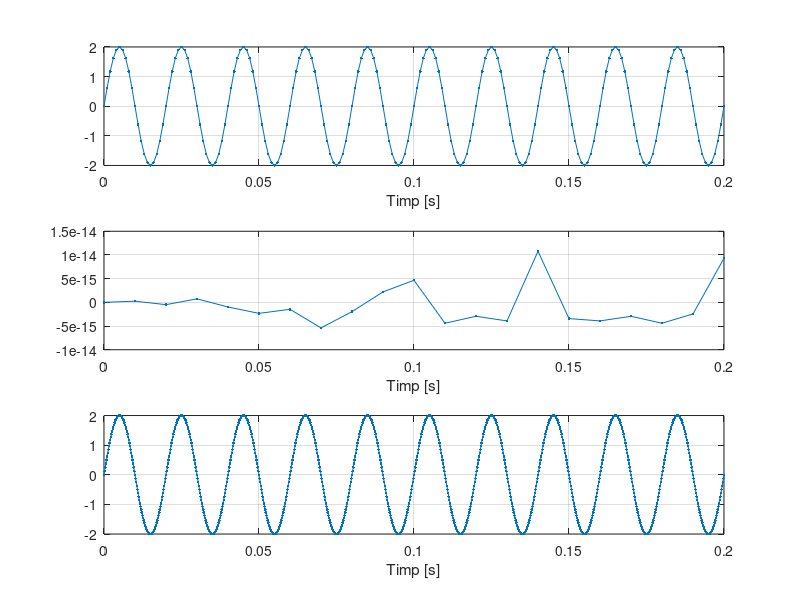
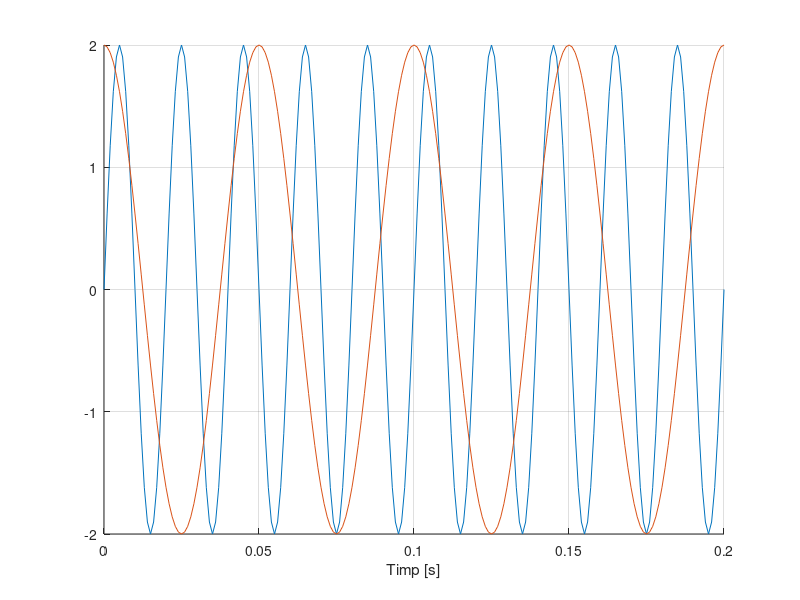

Here is the MATLAB script that generated these plots, in order:
%a)
% semnalul initial :
F = 50
t = 0:0.001:0.2
s = 2*sin(2*pi*F*t)
figure(1)
subplot(3,1,1)
plot(t,s,'.-'),xlabel('Timp [s]'),grid
%semnalul cu pasul de 10 ms
F = 50
t = 0:0.01:0.2
s = 2*sin(2*pi*F*t)
subplot(3,1,2)
plot(t,s,'.-'),xlabel('Timp [s]'),grid
%semnalul cu pasul de 0.0002
F = 50
t = 0:0.0002:0.2
s = 2*sin(2*pi*F*t)
subplot(3,1,3)
plot(t,s,'.-'),xlabel('Timp [s]'),grid
%cu cat pasul este de timp mai mic cu atat imaginea seamana cu cea dorita,
%iar cu cat pasul este de timp mai mare se va afisa o imagine mai
%distorsionata 

%b)
%perioada semnalului nu depinde de pas ci de 2*pi*F care este de 0.02V

%c)
F = 50
t = 0:0.001:0.2
s = 2*sin(2*pi*F*t)
f=20
c=2*cos(2*pi*f*t)
figure(2)
hold on
plot(t,s)
plot(t,c)
xlabel('Timp [s]'),grid


